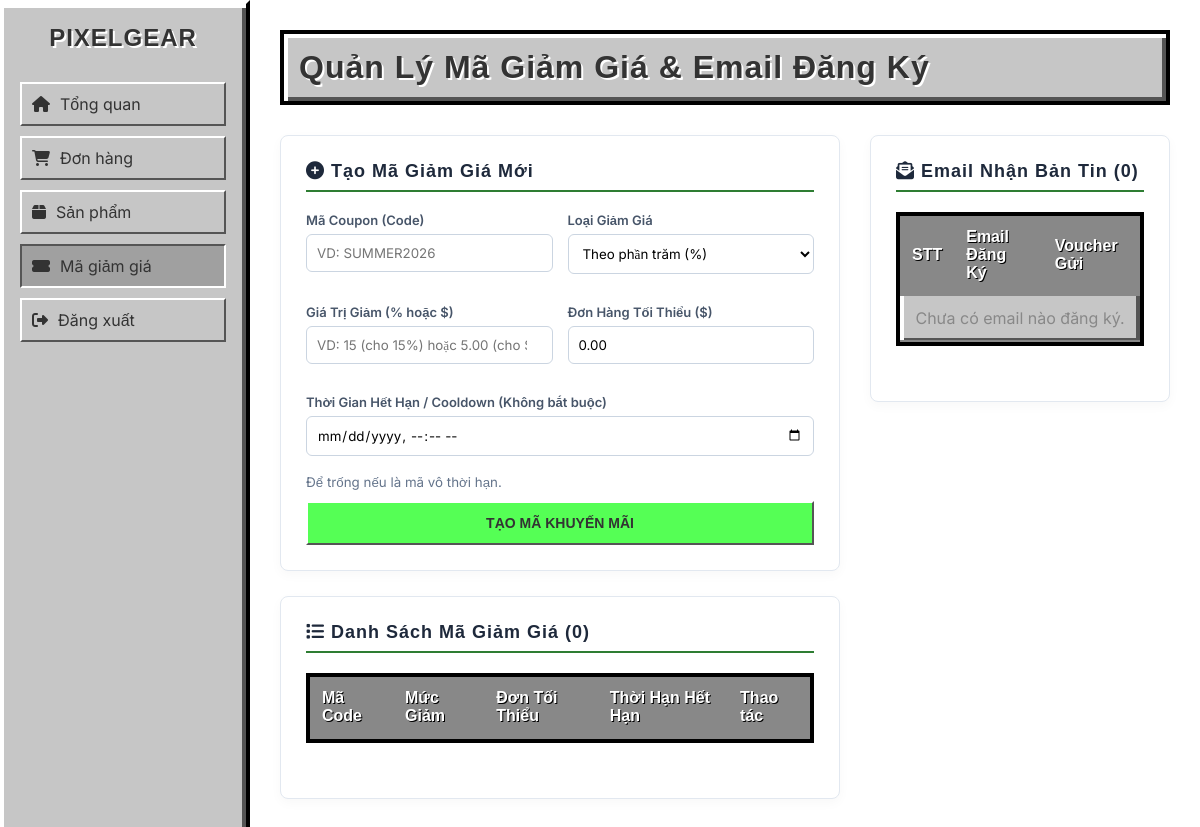
The page /admin/coupons.php (signed in) on the database as committed earlier.
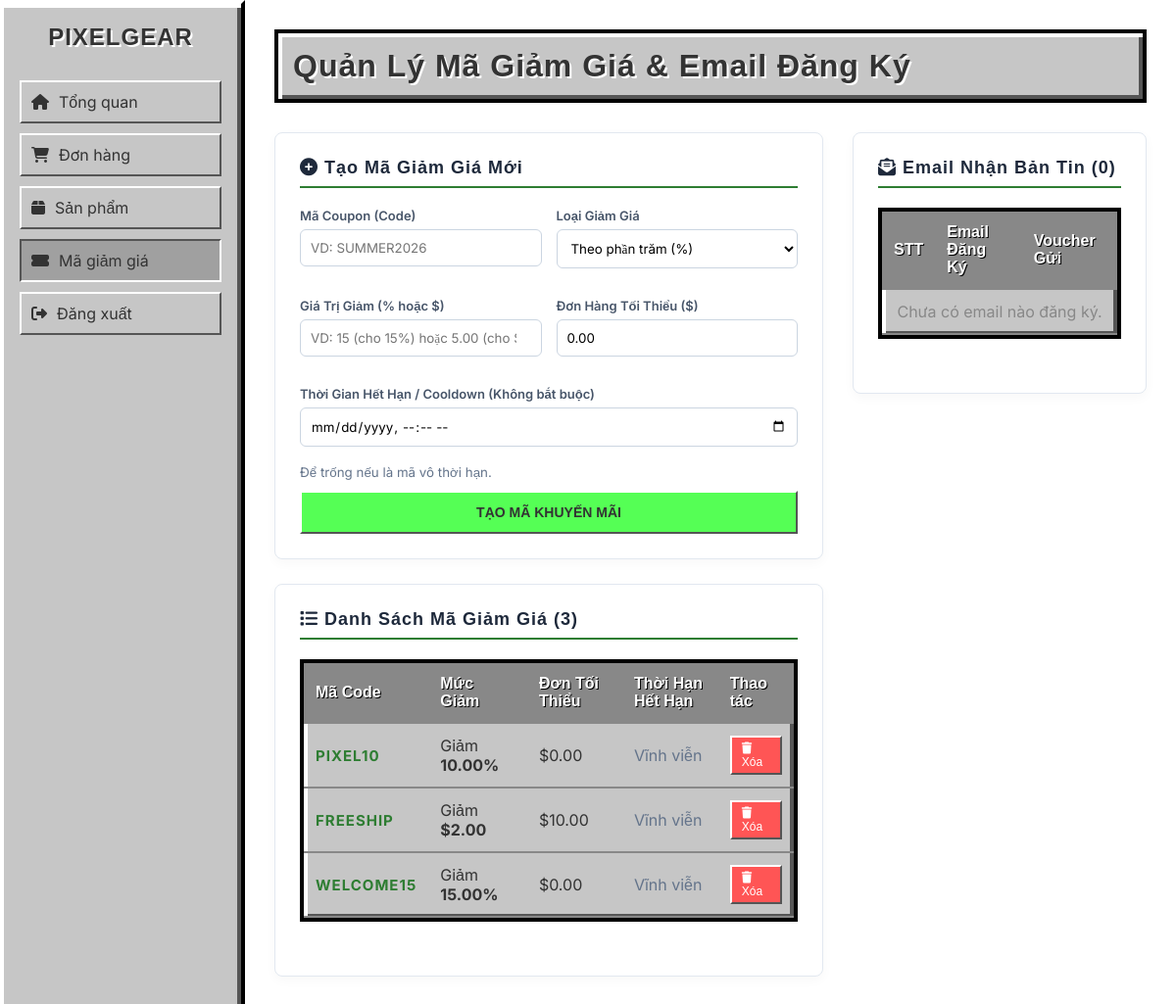
The same page on the database as committed later.
### tables this page shows
CREATE TABLE IF NOT EXISTS `coupons` (
  `id` INT AUTO_INCREMENT PRIMARY KEY,
  `code` VARCHAR(50) NOT NULL UNIQUE,
  `discount_type` ENUM('percent', 'fixed') NOT NULL DEFAULT 'percent',
  `discount_value` DECIMAL(10, 2) NOT NULL,
  `min_order` DECIMAL(10, 2) DEFAULT 0,
  `status` ENUM('active', 'expired') DEFAULT 'active',
  `expires_at` DATETIME DEFAULT NULL,
  `created_at` TIMESTAMP DEFAULT CURRENT_TIMESTAMP
);

### admin/coupons.php (the view, shortened to what this page needs)
<?php
require_once '../db.php';
$coupons = $pdo->query("SELECT * FROM coupons ORDER BY id DESC")->fetchAll();
$subscribers = $pdo->query("SELECT * FROM subscribers ORDER BY id DESC")->fetchAll();
?>
<!DOCTYPE html>
<html lang="vi">
<head>
    <link rel="stylesheet" href="style.css">
    <link rel="stylesheet" href="https://cdnjs.cloudflare.com/ajax/libs/font-awesome/6.4.0/css/all.min.css">
</head>
<body>
    <div class="sidebar">
        <h2>PIXELGEAR</h2>
        <ul>
            <li><a href="index.php"><i class="fas fa-home"></i> Tổng quan</a></li>
            <li><a href="orders.php"><i class="fas fa-shopping-cart"></i> Đơn hàng</a></li>
            <li><a href="products.php"><i class="fas fa-box"></i> Sản phẩm</a></li>
            <li><a href="coupons.php" class="active"><i class="fas fa-ticket-alt"></i> Mã giảm giá</a></li>
            <li><a href="logout.php"><i class="fas fa-sign-out-alt"></i> Đăng xuất</a></li>
        </ul>
    </div>
    <div class="main-content">
        <div class="top-header">
            <h1>Quản Lý Mã Giảm Giá & Email Đăng Ký</h1>
        </div>
        <div class="grid-layout">
            <div class="col-main">
                <div class="card-box">
                    <h3 class="card-title"><i class="fas fa-plus-circle"></i> Tạo Mã Giảm Giá Mới</h3>
                    <form method="POST">
                        <div class="form-row">
                            <div class="form-group">
                                <label>Mã Coupon (Code)</label>
                                <input type="text" name="code" placeholder="VD: SUMMER2026" style="text-transform: uppercase;" required>
                            </div>
                            <div class="form-group">
                                <label>Loại Giảm Giá</label>
                                <select name="discount_type">
                                    <option value="percent">Theo phần trăm (%)</option>
                                </select>
                            </div>
                        </div>
                        <div class="form-row">
                            <div class="form-group">
                                <label>Giá Trị Giảm (% hoặc $)</label>
                                <input type="number" step="0.01" name="discount_value" placeholder="VD: 15 (cho 15%) hoặc 5.00 (cho $5)" required>
                            </div>
                            <div class="form-group">
                                <label>Đơn Hàng Tối Thiểu ($)</label>
                                <input type="number" step="0.01" name="min_order" value="0.00">
                            </div>
                        </div>
                        <div class="form-group">
                            <label>Thời Gian Hết Hạn / Cooldown (Không bắt buộc)</label>
                            <input type="datetime-local" name="expires_at" style="padding:10px; border:1px solid #cbd5e1; border-radius:6px; width:100%;">
                            <small style="color:#64748b;">Để trống nếu là mã vô thời hạn.</small>
                        </div>
                        <button type="submit" class="btn btn-primary" style="width: 100%; padding: 12px; font-weight: 700; margin-top:10px;">TẠO MÃ KHUYẾN MÃI</button>
                    </form>
                </div>
                <div class="card-box">
                    <h3 class="card-title"><i class="fas fa-list"></i> Danh Sách Mã Giảm Giá (<?php echo count($coupons); ?>)</h3>
                    <table>
                        <thead>
                            <tr>
                                <th>Mã Code</th>
                                <th>Mức Giảm</th>
                                <th>Đơn Tối Thiểu</th>
                                <th>Thời Hạn Hết Hạn</th>
                                <th>Thao tác</th>
                            </tr>
                        </thead>
                        <tbody>
                            <?php foreach ($coupons as $c): ?>
                            <tr>
                                <td><strong style="color: #2e7d32; font-size: 15px; letter-spacing: 1px;"><?php echo htmlspecialchars($c['code']); ?></strong></td>
                                <td>
                                    <?php
                                        if ($c['discount_type'] === 'percent') {
                                            echo 'Giảm <strong>' . $c['discount_value'] . '%</strong>';
                                        } else {
                                            echo 'Giảm <strong>$' . number_format($c['discount_value'], 2) . '</strong>';
                                        }
                                    ?>
                                </td>
                                <td>$<?php echo number_format($c['min_order'], 2); ?></td>
                                <td>
                                    <?php
                                        if (!empty($c['expires_at'])) {
                                            $exp = strtotime($c['expires_at']);
                                            if ($exp < time()) {
                                                echo '<span style="color:#ef4444; font-weight:600;"><i class="fas fa-clock"></i> Đã hết hạn (' . date('d/m/Y H:i', $exp) . ')</span>';
                                            } else {
                                                echo '<span style="color:#10b981; font-weight:600;"><i class="fas fa-clock"></i> ' . date('d/m/Y H:i', $exp) . '</span>';
                                            }
                                        } else {
                                            echo '<span style="color:#64748b;">Vĩnh viễn</span>';
                                        }
                                    ?>
                                </td>
                                <td>
                                    <a href="coupons.php?delete=<?php echo $c['id']; ?>" class="btn btn-danger" style="padding: 4px 10px; font-size: 12px;" onclick="return confirm('Bạn có chắc chắn muốn xóa mã ưu đãi này?');"><i class="fas fa-trash"></i> Xóa</a>
                                </td>
                            </tr>
                            <?php endforeach; ?>
                        </tbody>
                    </table>
                </div>
            </div>
            <div class="col-sub">
                <div class="card-box">
                    <h3 class="card-title"><i class="fas fa-envelope-open-text"></i> Email Nhận Bản Tin (<?php echo count($subscribers); ?>)</h3>
                    <div style="max-height: 500px; overflow-y: auto;">
                        <table>
                            <thead>
                                <tr>
                                    <th>STT</th>
                                    <th>Email Đăng Ký</th>
                                    <th>Voucher Gửi</th>
                                </tr>
                            </thead>
                            <tbody>
                                <?php if (empty($subscribers)): ?>
                                <tr>
                                    <td colspan="3" style="text-align: center; color: #888;">Chưa có email nào đăng ký.</td>
                                </tr>
                                <?php endif; ?>
                            </tbody>
                        </table>
                    </div>
                </div>
            </div>
        </div>
    </div>
</body>
</html>

### admin/style.css (style rules this page uses)
:root { --bg-dark: url('https://minecraft.wiki/images/Dirt.png') repeat; --sidebar-bg: #c6c6c6; --primary: #3c8527; --text-light: #ffffff; --text-dark: #333333; --card-bg: #c6c6c6; --border-light: #ffffff; --border-dark: #555555; --mc-border: 4px solid #000; }
* { box-sizing: border-box; margin: 0; padding: 0; }
body { font-family: 'Minecraft', 'Inter', sans-serif; background: var(--bg-dark); color: var(--text-dark); display: flex; min-height: 100vh; }
h1, h2, h3 { font-family: 'Minecraft', sans-serif; letter-spacing: 1px; color: #333; text-shadow: 2px 2px 0px #fff; }
.sidebar { width: 250px; background: var(--sidebar-bg); padding: 20px; border-right: 4px solid #000; border-top: 4px solid #fff; border-bottom: 4px solid #555; box-shadow: inset 4px 4px 0px #fff, inset -4px -4px 0px #555; }
.sidebar h2 { color: #333; margin-bottom: 30px; text-align: center; font-size: 24px; }
.sidebar ul { list-style: none; }
.sidebar ul li { margin-bottom: 10px; }
.sidebar ul li a { color: #333; text-decoration: none; font-size: 16px; display: flex; align-items: center; gap: 10px; padding: 10px; background: #c6c6c6; border: 2px solid #000; border-top-color: #fff; border-left-color: #fff; border-bottom-color: #555; border-right-color: #555; transition: 0.1s; }
.sidebar ul li a:hover, .sidebar ul li a.active { background: #a0a0a0; border-top-color: #555; border-left-color: #555; border-bottom-color: #fff; border-right-color: #fff; }
.main-content { flex: 1; padding: 30px; }
.top-header { display: flex; justify-content: space-between; align-items: center; margin-bottom: 30px; background: #c6c6c6; padding: 15px; border: 4px solid #000; box-shadow: inset 4px 4px 0px #fff, inset -4px -4px 0px #555; }
table { width: 100%; border-collapse: separate; border-spacing: 0; background: var(--card-bg); border: 4px solid #000; box-shadow: inset 4px 4px 0px #fff, inset -4px -4px 0px #555; margin-bottom: 30px; }
th, td { padding: 12px; text-align: left; border-bottom: 2px solid #888; font-family: 'Inter', sans-serif; }
th { background: #888; font-weight: 600; color: #fff; text-shadow: 1px 1px 0px #000; font-family: 'Minecraft', sans-serif; }
.btn { padding: 10px 20px; cursor: pointer; font-size: 14px; text-decoration: none; font-family: 'Minecraft', sans-serif; display: inline-block; background: #c6c6c6; border: 2px solid #000; border-top-color: #fff; border-left-color: #fff; border-bottom-color: #555; border-right-color: #555; color: #333; }
.btn-primary { background: #55ff55; }
.btn-danger { background: #ff5555; color: white; }
input, select, textarea { padding: 10px; background: #fff; border: 2px solid #000; border-top-color: #555; border-left-color: #555; border-bottom-color: #fff; border-right-color: #fff; color: #000; font-family: 'Inter', sans-serif; width: 100%; margin-bottom: 15px; }
label { display: block; margin-bottom: 5px; font-weight: bold; }

### admin/coupons.php (style rules this page uses)
.grid-layout { display: flex; gap: 30px; flex-wrap: wrap; margin-top: 20px; }
.col-main { flex: 2; min-width: 350px; }
.col-sub { flex: 1; min-width: 300px; }
.card-box { background: #fff; border-radius: 8px; border: 1px solid #e2e8f0; padding: 25px; margin-bottom: 25px; box-shadow: 0 4px 12px rgba(0,0,0,0.03); }
.card-title { font-size: 18px; font-weight: 700; color: #1e293b; margin-bottom: 20px; border-bottom: 2px solid #2e7d32; padding-bottom: 8px; }
.form-row { display: flex; gap: 15px; margin-bottom: 15px; }
.form-group { flex: 1; }
.form-group label { display: block; font-size: 13px; font-weight: 600; color: #475569; margin-bottom: 6px; }
.form-group input, .form-group select { width: 100%; padding: 10px; border: 1px solid #cbd5e1; border-radius: 6px; font-family: 'Inter'; }

Rows that differ between the two databases and show on the page:
added coupons: code "PIXEL10", discount_value "10.00", min_order "0.00", shows "Vĩnh viễn"
added coupons: code "FREESHIP", discount_value "2.00", min_order "10.00", shows "Vĩnh viễn"
added coupons: code "WELCOME15", discount_value "15.00", min_order "0.00", shows "Vĩnh viễn"
Other text that changed with them:
count($coupons): "0" → "3"
